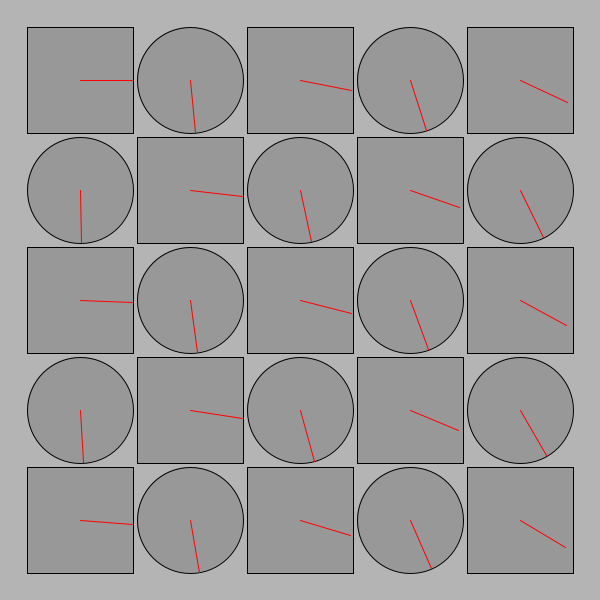
Frame 1 (no input)
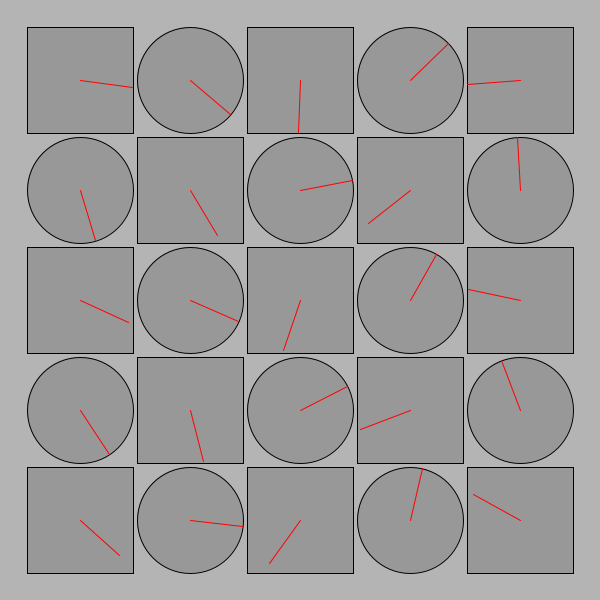
Frame 60 (the mouse pressed at the canvas centre just before this capture)
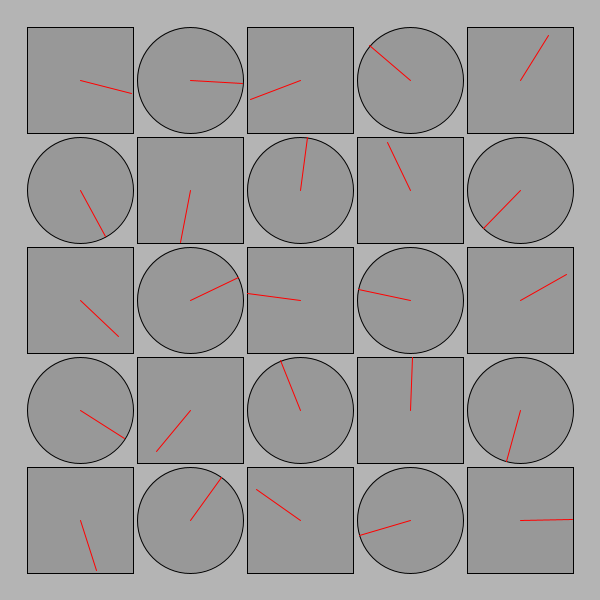
Frame 120 (the mouse held since frame 60 and released just before this capture)

The Processing sketch that drew these frames (run headless with seeded random() and noise(); from frame 60 on, the mouse is pressed at the canvas centre):

// Processing sketch: processing_152490
// ── processing_152490.pde

/*
 * Creative Coding
 * Week 2, 04 - The Clocks
 * by Indae Hwang and Jon McCormack
 * Copyright (c) 2014 Monash University
 *
 * This program draws a grid of circular "clocks", whose hands move according to the elasped time.
 * The higher the clock number the faster it moves, the first clock takes 1 min to go all the way around.
 * The function "movingCircle" is used to draw each clock. It is passed the position, size and hand angle
 * as arguments.
 * 
 * Modified by Stephanie Holcomb to draw square and circular clocks,dependent on odd or even status of circleNumber variable 
 * and reverse direction of hand movement.
 *
 */

void setup() {
  size(600, 600);
  background(180);
  rectMode(CENTER);
  noStroke();
}


void draw() {
  background(180);
  noStroke();

  int num = 5;
  int margin = 80;

  float gutter = 4; //distance between each cell
  float cellsize = ( width - (2 * margin) - gutter * (num - 1) ) / (num - 1);

  int circleNumber = 0; // counter

  for (int i=0; i<num; i++) {
    for (int j=0; j<num; j++) {
      ++circleNumber;

      float tx = margin + cellsize * i + gutter * i;
      float ty = margin + cellsize * j + gutter * j;

        if (circleNumber%2 == 0)  { // is even
            movingCircle(tx, ty, cellsize, circleNumber * TWO_PI * millis() / 60000.0);
          }
        else {  // is odd
           movingCircle2(tx, ty, cellsize, circleNumber * TWO_PI * millis() / 60000.0);
          }

      //movingCircle(tx, ty, cellsize, circleNumber * TWO_PI * millis() / 60000.0);
    }
  }
}//end of draw 


void movingCircle(float x, float y, float size, float angle) {

  // calculate endpoint of the line
  float tempX = x + (size / 2) * sin(angle);
  float tempY = y + (size / 2) * cos(angle);

  stroke(0);
  strokeWeight(1);
  fill(140, 180);
  ellipse(x, y, size, size); // circle

  stroke(255, 0, 0);
  line(x, y, tempX, tempY); // red line
}

void movingCircle2(float x, float y, float size, float angle) {

  // calculate endpoint of the line
  float tempX = x + (size / 2) * cos(angle); //reversing sin and cos moves hand in opposite direction
  float tempY = y + (size / 2) * sin(angle);

  stroke(0);
  strokeWeight(1);
  fill(140, 180);
  rect(x, y, size, size); // rectangle

  stroke(255, 0, 0);
  line(x, y, tempX, tempY); // red line
}
